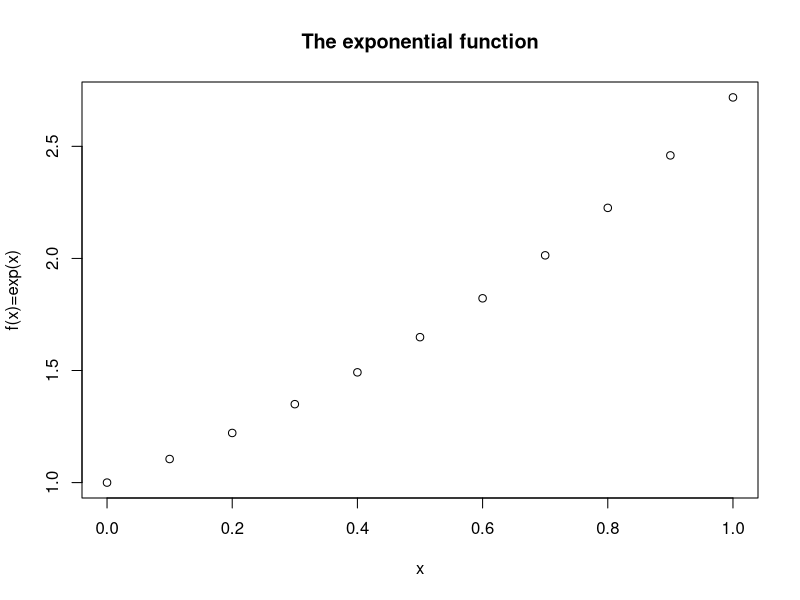

This chart was generated by the following R code:

  x = seq(from=0, by=0.1, to=1)
  f = exp(x)
  plot(x,f,  xlab="x", ylab="f(x)=exp(x)", main="The exponential function")
